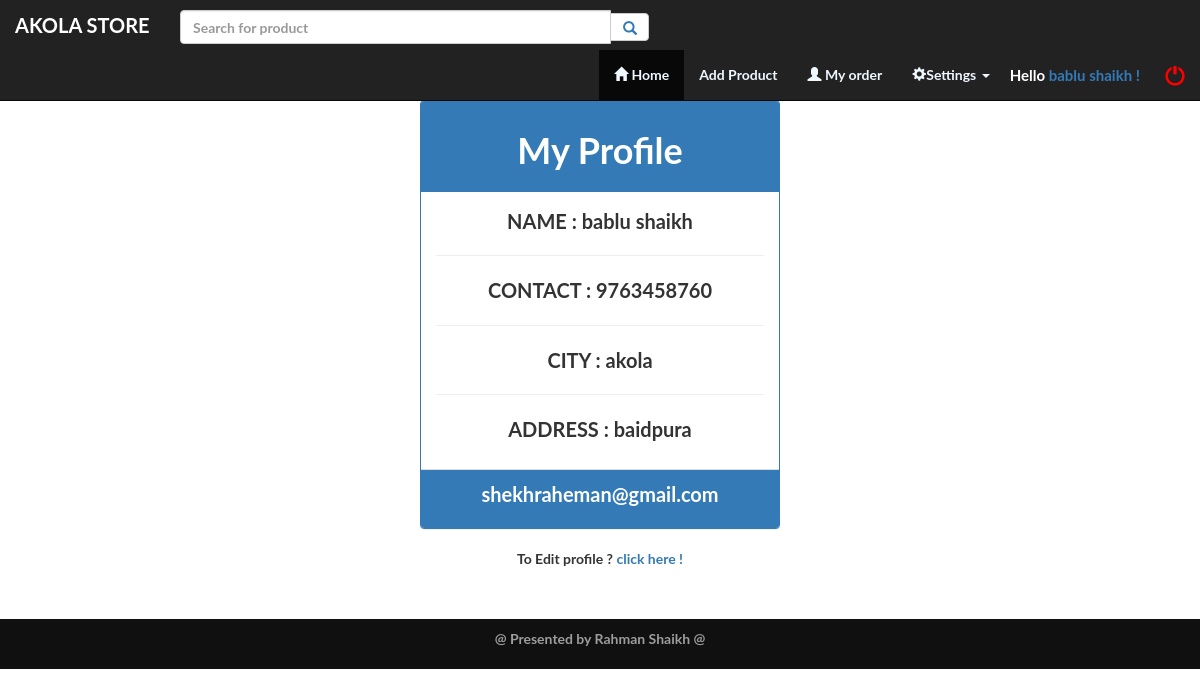
/admin/profile.php (signed in), run on the app's committed database.
### tables this page shows
CREATE TABLE `users` (
  `id` int(11) NOT NULL,
  `name` varchar(255) NOT NULL,
  `email` varchar(255) NOT NULL,
  `password` varchar(255) NOT NULL,
  `contact` varchar(255) NOT NULL,
  `city` varchar(255) NOT NULL,
  `address` varchar(255) NOT NULL
);

### admin/profile.php (the view, shortened to what this page needs)
<?php
include("dbcon.php");
include("header.php");
$user_id=$_SESSION['email1'];
$pro=mysqli_query($con,"select * from users where email='$user_id'");
$p=mysqli_fetch_assoc($pro);
$n=$p['name'];
$c=$p['contact'];
$cy=$p['city'];
$a=$p['address'];
?>
<body>
<div class="container con">
    <div class="row">
        <div class="col-md-4 col-md-offset-4">
            <div class="panel panel-primary">
                <div class="panel-heading"><h1><center>My Profile</center></h1></div>
        <div class="panel-body">
            <span><center><p>NAME : <?php echo $n;?></p></center></span><hr>
            <span><center><p>CONTACT : <?php echo $c;?></p></center></span><hr>
            <span><center><p>CITY : <?php echo $cy;?></p></center></span><hr>
              <span><center><p>ADDRESS : <?php echo $a;?></p></center></span>
        </div>
                <div class="panel-footer"><center><p><?php echo $user_id; ?> </p></center></div>
            </div><center id="edit">To Edit profile ? <a href="editprof.php">click here !</a></center>
</div>
</div>
</div>
<?php
include('footer.php');
?>

### css/style.css (style rules this page uses)
body, html { width: 100%; height: 100%; }
body { padding-top:100px; }
body, h1, h2, h3, h4, h5, h6 { font-family: "Lato","Helvetica Neue",Helvetica,Arial,sans-serif; font-weight: 700; }

### admin/profile.php (style rules this page uses)
.panel-footer { background-color: #337ab7; color: white; }
.panel-primary { font-size: 20px; }
#edit { padding-bottom: 50px; }

### data on the page
users: name "bablu shaikh", contact "9763458760", city "akola", address "baidpura"

### other printed values
$_SESSION['email'] "bablu shaikh"
$user_id "shekhraheman@gmail.com"
